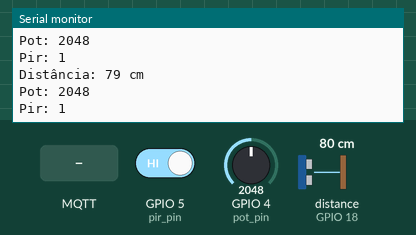
This sketch was run on a simulated ESP32-S3. Parts: the last lines printed to the serial monitor. Wiring (inferred from the names in the program): ultrasonic range finder: trigger GPIO 9; echo GPIO 18. Inputs (shaded band) come from the test bench; at power-on: distance to the obstacle (sensor on GPIO 18) 80 cm, GPIO 4 (pot_pin) = 2048, GPIO 5 (pir_pin) HIGH. The echo pulse lasts 58.3 µs per cm; WiFi joins after 1.5 s; servers stay silent unless stated; random numbers use the default seed unless the sketch sets one; no MQTT or app messages arrive unless stated.

Above: at 2.7 s.
2.8 s: MQTT message "on" arrives on the first subscribed topic
At 3.3 s:
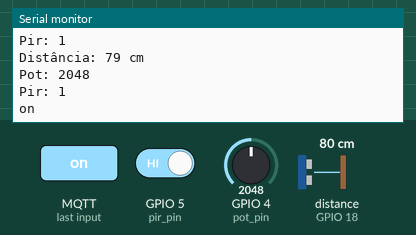
4.3 s: MQTT message "off" arrives on the first subscribed topic
At 4.49 s:
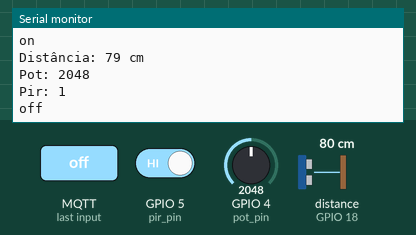
5.8 s: distance to the obstacle (sensor on GPIO 18) set to 2 cm
At 7.0 s:
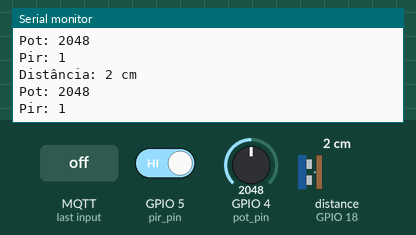
7.3 s: GPIO 4 (pot_pin) set to 2866
At 8.4 s:
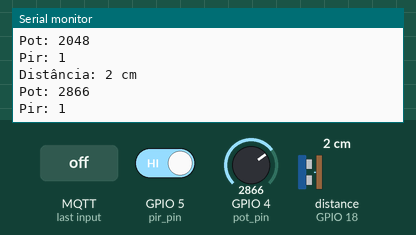
8.8 s: GPIO 5 (pir_pin) driven LOW
At 10.1 s:
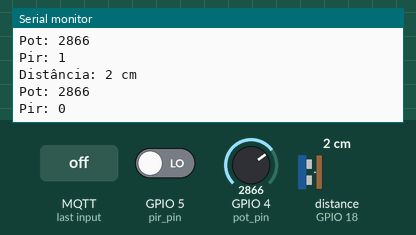
10.3 s: distance to the obstacle (sensor on GPIO 18) set to 4 cm
At 11.3 s:
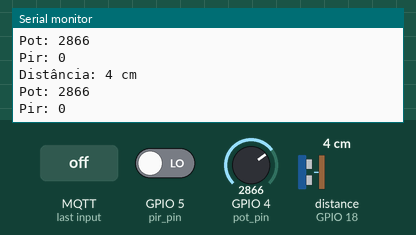
Timing chart, 0 to 12.8 s (numbered marks = the images above; inputs shaded):
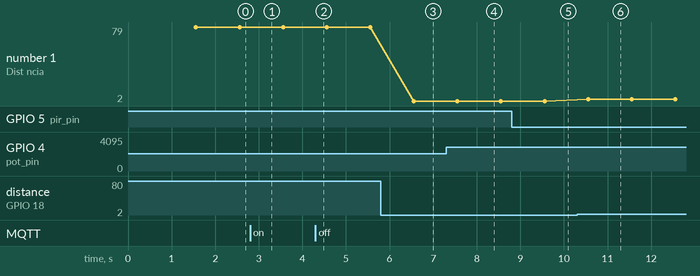

Measured:
- after the input at 2.8 s, the serial monitor: prints a new line at once (image 1)
- after the input at 4.3 s, the serial monitor: prints a new line at once (image 2)
- after the input at 5.8 s, the serial monitor: prints a new line after 0.76 s (image 3)
- after the input at 7.3 s, the serial monitor: prints a new line after 0.26 s (image 4)
- after the input at 8.8 s, the serial monitor: prints a new line after 0.76 s (image 5)
- after the input at 10.3 s, the serial monitor: prints a new line after 0.26 s (image 6)
- plotted number 1: 79 → 2 after the input at 5.8 s, 2 → 4 after the input at 10.3 s

The sketch:

exer01_Lucas_Calixto.ino
```cpp
#include <WiFi.h>
#include <PubSubClient.h>
#include <ArduinoJson.h>

// variaveis

const byte pot_pin = 4;
const byte echo_pin = 18;
const byte trigg_pin = 9;
const byte pir_pin = 5;

String dist = "";
bool mov = false;
String pot = "";

// const char* SSID = "Redmi 8 do lucas";
// const char* PSWD = "12345678";

const char* SSID = "Wellyson";
const char* PSWD = "12345678";

const char* brokerUrl = "test.mosquitto.org";
const int port = 1883;

unsigned long ultimoTempoDist = 0;
unsigned long ultimoTempoPot = 0;
unsigned long ultimoTempoPir = 0;
const long intervaloDist = 1000;
const long intervaloPot = 1000;
const long intervaloPir = 1000;

WiFiClient espClient;
PubSubClient mqttClient(espClient);

JsonDocument doc;

void connectToWiFi();
void connectToBroker();
void callback(char* topic, byte* payload, unsigned long length);
int lerDistancia();
int lerPot();
int lerPir();

void setup() {
  Serial.begin(115200);
  pinMode(echo_pin, INPUT);
  pinMode(trigg_pin, OUTPUT);
  pinMode(pot_pin, INPUT);
  pinMode(pir_pin, INPUT);

  connectToWiFi();
  connectToBroker();
}

void loop() {
  if (WiFi.status() != WL_CONNECTED) connectToWiFi();
  if (!mqttClient.connected()) connectToBroker();
  mqttClient.loop();

  unsigned long agora = millis();

  // --- Leitura da distância ---
  if (agora - ultimoTempoDist >= intervaloDist) {
    ultimoTempoDist = agora;
    int valor = lerDistancia();
    dist = String(valor);
    Serial.printf("Distância: %d cm\n", valor);
  }

  // --- Leitura do potenciômetro ---
  if (agora - ultimoTempoPot >= intervaloPot) {
    ultimoTempoPot = agora;
    int valor = lerPot();
    pot = String(valor);
  }

  // --- Leitura do Pir
  if (agora - ultimoTempoPir >= intervaloPir) {
    ultimoTempoPir = agora;
    int valor = lerPir();
    if (valor == 1) {
      mov = true;
    } else {
      mov = false;
    }
  }

  // --- Envio manual pelo Serial ---
  if (Serial.available() > 0) {
    String info = "";

    doc["distancia_cm"] = dist;
    doc["movimento"] = mov;
    doc["limiar_pot"] = pot;
    serializeJson(doc, info);

    String msg = Serial.readStringUntil('\n');
    mqttClient.publish("duplaLWP/estacao/dados", info.c_str());
  }
}

void connectToWiFi() {
  Serial.println("\nConectando Wi-Fi...");
  WiFi.begin(SSID, PSWD);
  while (WiFi.status() != WL_CONNECTED) {
    Serial.print(".");
    delay(250);
  }
  Serial.println("\nWi-Fi conectado!");
}

void connectToBroker() {
  mqttClient.setServer(brokerUrl, port);
  mqttClient.setCallback(callback);
  while (!mqttClient.connected()) {
    String clientId = "ESP-CALIXTO-" + String(random(0xffff), HEX);
    if (mqttClient.connect(clientId.c_str())) {
      mqttClient.subscribe("duplaLWP/estacao/dados");
      Serial.println("MQTT conectado!");
    } else {
      Serial.print(".");
      delay(500);
    }
  }
}

void callback(char* topic, byte* payload, unsigned long length) {
  String resposta = "";
  for (int i = 0; i < length; i++) {
    resposta += (char)payload[i];
  }

  Serial.println(resposta);
}

int lerDistancia() {
  digitalWrite(trigg_pin, LOW);
  delayMicroseconds(2);
  digitalWrite(trigg_pin, HIGH);
  delayMicroseconds(10);
  digitalWrite(trigg_pin, LOW);

  unsigned long duracao = pulseIn(echo_pin, HIGH, 20000);
  if (duracao == 0) return -1;
  int distancia = duracao * 0.0343 / 2;
  return distancia;
}

int lerPot() {
  int valor = analogRead(pot_pin);
  Serial.printf("Pot: %d\n", valor);
  return valor;
}

int lerPir() {
  int presenca = digitalRead(pir_pin);
  Serial.printf("Pir: %d\n", presenca);
  Serial.print("");
  return presenca;
}
```
